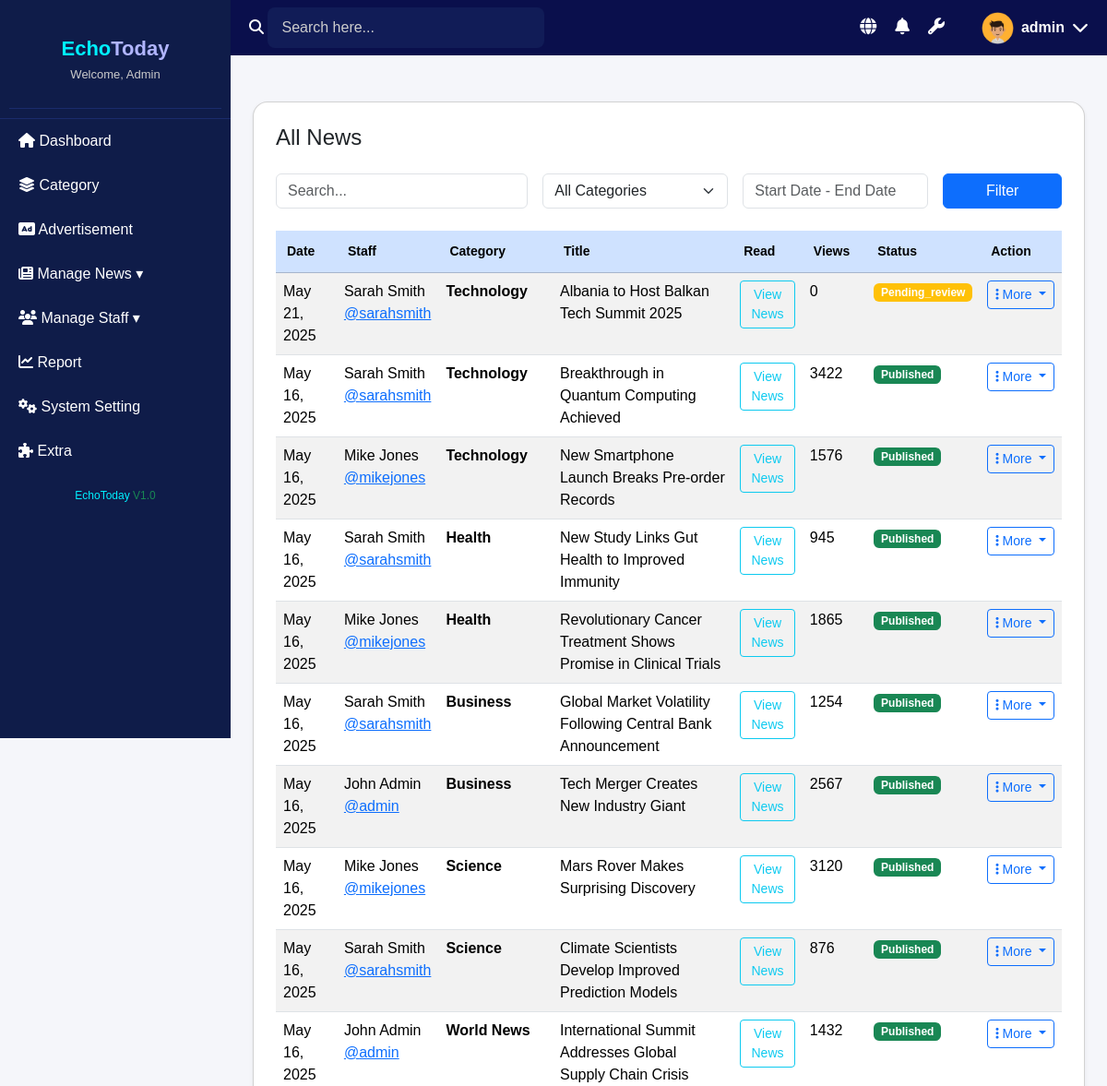
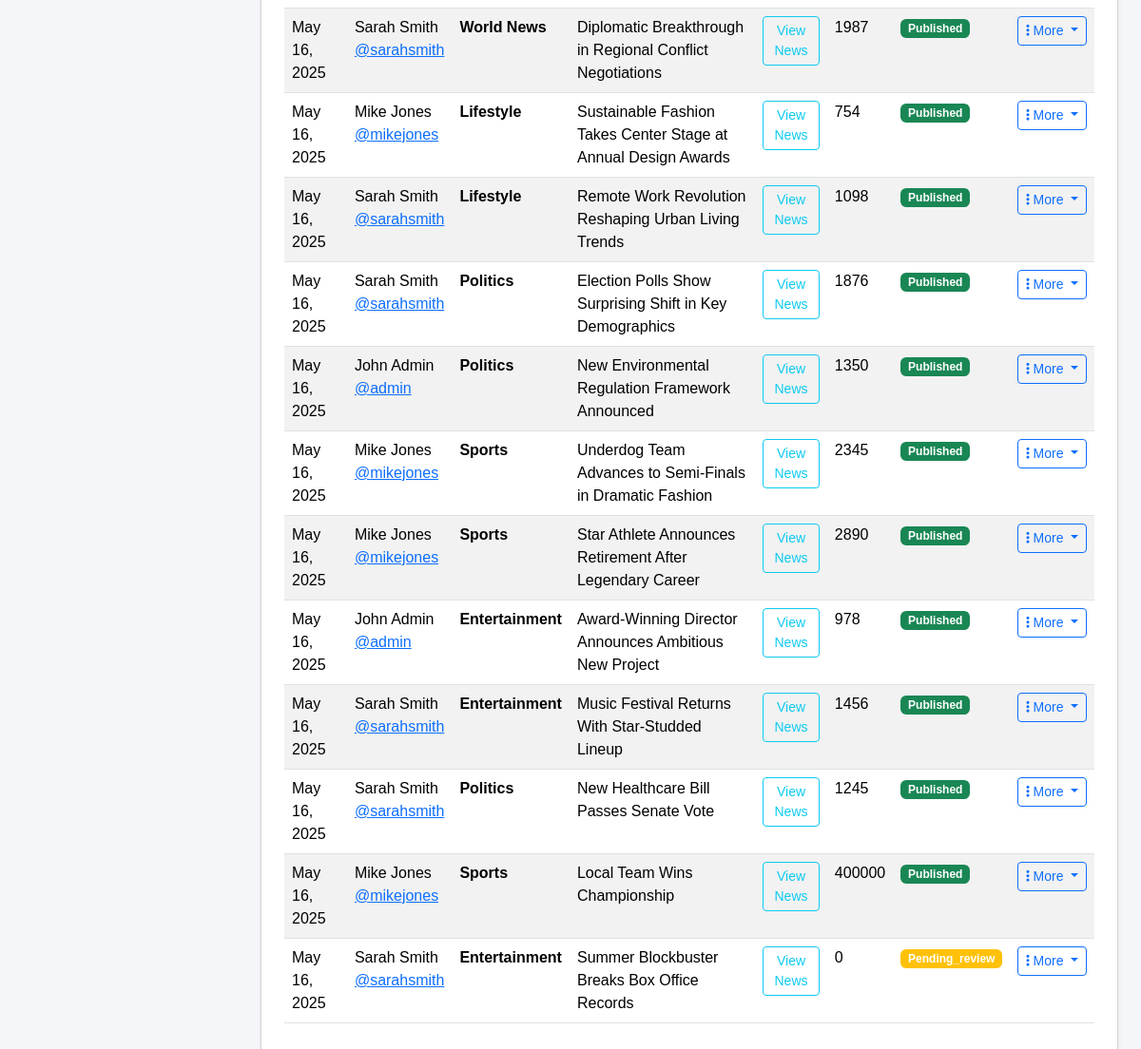
The page /admin/manage_articles.php on the database its author committed (2 pictures, top to bottom).
### tables this page shows
CREATE TABLE `articles` (
  `id` int(11) NOT NULL,
  `title` varchar(255) NOT NULL,
  `slug` varchar(255) NOT NULL,
  `content` longtext NOT NULL,
  `excerpt` text DEFAULT NULL,
  `featured_image` varchar(255) DEFAULT NULL,
  `author_id` int(11) NOT NULL,
  `category_id` int(11) NOT NULL,
  `status` enum('draft','pending_review','published','rejected') DEFAULT 'draft',
  `is_featured` tinyint(1) DEFAULT 0,
  `trending` tinyint(1) DEFAULT 0,
  `youtube_link` varchar(255) DEFAULT NULL,
  `has_video` tinyint(1) DEFAULT 0,
  `view_count` int(11) DEFAULT 0,
  `published_at` timestamp NULL DEFAULT NULL,
  `created_at` timestamp NOT NULL DEFAULT current_timestamp(),
  `updated_at` timestamp NOT NULL DEFAULT current_timestamp() ON UPDATE current_timestamp(),
  `tags` varchar(255) DEFAULT NULL
);

CREATE TABLE `users` (
  `id` int(11) NOT NULL,
  `username` varchar(50) NOT NULL,
  `password` varchar(255) NOT NULL,
  `email` varchar(100) NOT NULL,
  `role` enum('admin','journalist') NOT NULL,
  `first_name` varchar(50) NOT NULL,
  `last_name` varchar(50) NOT NULL,
  `bio` text DEFAULT NULL,
  `profile_image` varchar(255) DEFAULT NULL,
  `status` enum('active','inactive') DEFAULT 'active',
  `created_at` timestamp NOT NULL DEFAULT current_timestamp(),
  `updated_at` timestamp NOT NULL DEFAULT current_timestamp() ON UPDATE current_timestamp()
);

CREATE TABLE `categories` (
  `id` int(11) NOT NULL,
  `name` varchar(50) NOT NULL,
  `slug` varchar(50) NOT NULL,
  `description` text DEFAULT NULL,
  `is_active` tinyint(1) DEFAULT 1,
  `display_order` int(11) DEFAULT 0,
  `created_at` timestamp NOT NULL DEFAULT current_timestamp(),
  `updated_at` timestamp NOT NULL DEFAULT current_timestamp() ON UPDATE current_timestamp()
);

### admin/manage_articles.php (the view, shortened to what this page needs)
<?php
include('../includes/db_connection.php');
$status = $_GET['status'] ?? 'all';
$query = "
SELECT a.*,
       u.first_name, u.last_name, u.username,
       c.name AS category_name
FROM articles a
LEFT JOIN users u ON a.author_id = u.id
LEFT JOIN categories c ON a.category_id = c.id
WHERE 1 = 1
";
$search = $_GET['search'] ?? '';
$date = $_GET['date'] ?? '';
$query .= " ORDER BY a.created_at DESC";
$result = mysqli_query($conn, $query);
$pageTitles = [
    'all' => 'All News',
    'pending' => 'Pending News',
    'published' => 'Approved News',
    'rejected' => 'Rejected News',
    'live' => 'Live News'
];
?>
<!DOCTYPE html>
<html lang="en">
<head>
  <link rel="stylesheet" href="https://cdn.jsdelivr.net/npm/bootstrap@5.3.2/dist/css/bootstrap.min.css">
  <link rel="stylesheet" href="css/admin_style.css">
  <link rel="stylesheet" href="https://cdnjs.cloudflare.com/ajax/libs/font-awesome/6.0.0-beta3/css/all.min.css">
</head>
<body>
<?php include('admin_header.php'); ?>
<?php include('admin_sidebar.php'); ?>
<div class="main-content px-4">
  <div class="card p-4 shadow-sm bg-white rounded-4">
    <div class="d-flex justify-content-between align-items-center mb-4">
      <h4 class="mb-0"><?= $pageTitles[$status] ?? 'All News' ?></h4>
    </div>
    <form method="GET" class="row g-3 align-items-end mb-4">
      <div class="col-md-4">
        <input type="text" name="search" class="form-control" placeholder="Search..." value="<?= htmlspecialchars($search ?? '') ?>">
      </div>
      <div class="col-md-3">
        <select name="category" class="form-select">
          <option value="">All Categories</option>
        </select>
      </div>
      <div class="col-md-3">
        <input type="text" name="date" class="form-control" placeholder="Start Date - End Date" value="<?= htmlspecialchars($date ?? '') ?>">
      </div>
      <div class="col-md-2">
        <button type="submit" class="btn btn-primary w-100">Filter</button>
      </div>
    </form>
    <table class="table table-striped custom-news-table">
      <thead class="table-primary">
        <tr>
          <th>Date</th>
          <th>Staff</th>
          <th>Category</th>
          <th>Title</th>
          <th>Read</th>
          <th>Views</th>
          <th>Status</th>
          <th>Action</th>
        </tr>
      </thead>
      <tbody>
        <?php while ($row = mysqli_fetch_assoc($result)) : ?>
          <tr>
            <td><?= date("M d, Y", strtotime($row['created_at'])) ?></td>
            <td>
              <?php if ($row['first_name']): ?>
                <?= $row['first_name'] . ' ' . $row['last_name'] ?><br>
                <a href="#">@<?= htmlspecialchars($row['username']) ?></a>
              <?php else: ?>
                N/A
              <?php endif; ?>
            </td>
            <td><strong><?= htmlspecialchars($row['category_name']) ?></strong></td>
            <td><?= htmlspecialchars($row['title']) ?></td>
            <td><a href="edit_article.php?id=<?= $row['id'] ?>" class="btn btn-sm btn-outline-info">View News</a></td>
            <td><?= $row['view_count'] ?></td>
            <td>
              <?php
                $statusLabel = $row['status'] ?? 'pending';
                $badgeColor = $statusLabel === 'published' ? 'success' : ($statusLabel === 'rejected' ? 'danger' : 'warning');
              ?>
              <span class="badge bg-<?= $badgeColor ?>"><?= ucfirst($statusLabel) ?></span>
            </td>
            <td>
              <div class="dropdown">
                <button class="btn btn-outline-primary dropdown-toggle btn-sm" type="button" data-bs-toggle="dropdown" aria-expanded="false">
                  <i class="fas fa-ellipsis-v"></i> More
                </button>
              </div>
            </td>
          </tr>
        <?php endwhile; ?>
      </tbody>
    </table>
  </div>
</div>
</body>
</html>

### admin/css/admin_style.css (style rules this page uses)
body { margin: 0; font-family: Arial, sans-serif; background: #f5f6fa; }
.main-content { margin-left: 250px; padding-top: 80px; padding: 20px; min-height: 100vh; background-color: #f5f6fa; }
.main-content { margin-left: 250px; padding: 50px; background-color: #f5f6fa; min-height: 100vh; }

### admin/manage_articles.php (style rules this page uses)
.custom-news-table thead { background-color: #0f1c49; color: white; font-size: 14px; }
.custom-news-table th { padding: 12px; font-weight: bold; }
.main-content { margin-left: 250px; margin-top: 60px; padding: 30px; background-color: #f8f9fa; min-height: 100vh; }

### rows shown on the page
articles: created_at "May 21, 2025", author.first_name "Sarah", author.last_name "Smith", author.username "sarahsmith", category.name "Technology", title "Albania to Host Balkan Tech Summit 2025", view_count "0", status "Pending_review"
articles: created_at "May 16, 2025", author.first_name "Sarah", author.last_name "Smith", author.username "sarahsmith", category.name "Technology", title "Breakthrough in Quantum Computing Achieved", view_count "3422", status "Published"
articles: created_at "May 16, 2025", author.first_name "Mike", author.last_name "Jones", author.username "mikejones", category.name "Technology", title "New Smartphone Launch Breaks Pre-order Records", view_count "1576", status "Published"
articles: created_at "May 16, 2025", author.first_name "Sarah", author.last_name "Smith", author.username "sarahsmith", category.name "Health", title "New Study Links Gut Health to Improved Immunity", view_count "945", status "Published"
articles: created_at "May 16, 2025", author.first_name "Mike", author.last_name "Jones", author.username "mikejones", category.name "Health", title "Revolutionary Cancer Treatment Shows Promise in Clinical Trials", view_count "1865", status "Published"
articles: created_at "May 16, 2025", author.first_name "Sarah", author.last_name "Smith", author.username "sarahsmith", category.name "Business", title "Global Market Volatility Following Central Bank Announcement", view_count "1254", status "Published"
articles: created_at "May 16, 2025", author.first_name "John", author.last_name "Admin", author.username "admin", category.name "Business", title "Tech Merger Creates New Industry Giant", view_count "2567", status "Published"
articles: created_at "May 16, 2025", author.first_name "Mike", author.last_name "Jones", author.username "mikejones", category.name "Science", title "Mars Rover Makes Surprising Discovery", view_count "3120", status "Published"
articles: created_at "May 16, 2025", author.first_name "Sarah", author.last_name "Smith", author.username "sarahsmith", category.name "Science", title "Climate Scientists Develop Improved Prediction Models", view_count "876", status "Published"
articles: created_at "May 16, 2025", author.first_name "John", author.last_name "Admin", author.username "admin", category.name "World News", title "International Summit Addresses Global Supply Chain Crisis", view_count "1432", status "Published"
articles: created_at "May 16, 2025", author.first_name "Sarah", author.last_name "Smith", author.username "sarahsmith", category.name "World News", title "Diplomatic Breakthrough in Regional Conflict Negotiations", view_count "1987", status "Published"
articles: created_at "May 16, 2025", author.first_name "Mike", author.last_name "Jones", author.username "mikejones", category.name "Lifestyle", title "Sustainable Fashion Takes Center Stage at Annual Design Awards", view_count "754", status "Published"
articles: created_at "May 16, 2025", author.first_name "Sarah", author.last_name "Smith", author.username "sarahsmith", category.name "Lifestyle", title "Remote Work Revolution Reshaping Urban Living Trends", view_count "1098", status "Published"
articles: created_at "May 16, 2025", author.first_name "Sarah", author.last_name "Smith", author.username "sarahsmith", category.name "Politics", title "Election Polls Show Surprising Shift in Key Demographics", view_count "1876", status "Published"
articles: created_at "May 16, 2025", author.first_name "John", author.last_name "Admin", author.username "admin", category.name "Politics", title "New Environmental Regulation Framework Announced", view_count "1350", status "Published"
articles: created_at "May 16, 2025", author.first_name "Mike", author.last_name "Jones", author.username "mikejones", category.name "Sports", title "Underdog Team Advances to Semi-Finals in Dramatic Fashion", view_count "2345", status "Published"
articles: created_at "May 16, 2025", author.first_name "Mike", author.last_name "Jones", author.username "mikejones", category.name "Sports", title "Star Athlete Announces Retirement After Legendary Career", view_count "2890", status "Published"
articles: created_at "May 16, 2025", author.first_name "John", author.last_name "Admin", author.username "admin", category.name "Entertainment", title "Award-Winning Director Announces Ambitious New Project", view_count "978", status "Published"
articles: created_at "May 16, 2025", author.first_name "Sarah", author.last_name "Smith", author.username "sarahsmith", category.name "Entertainment", title "Music Festival Returns With Star-Studded Lineup", view_count "1456", status "Published"
articles: created_at "May 16, 2025", author.first_name "Sarah", author.last_name "Smith", author.username "sarahsmith", category.name "Politics", title "New Healthcare Bill Passes Senate Vote", view_count "1245", status "Published"
articles: created_at "May 16, 2025", author.first_name "Mike", author.last_name "Jones", author.username "mikejones", category.name "Sports", title "Local Team Wins Championship", view_count "400000", status "Published"
articles: created_at "May 16, 2025", author.first_name "Sarah", author.last_name "Smith", author.username "sarahsmith", category.name "Entertainment", title "Summer Blockbuster Breaks Box Office Records", view_count "0", status "Pending_review"

### other values the page prints
$pageTitles[$status] "All News"
